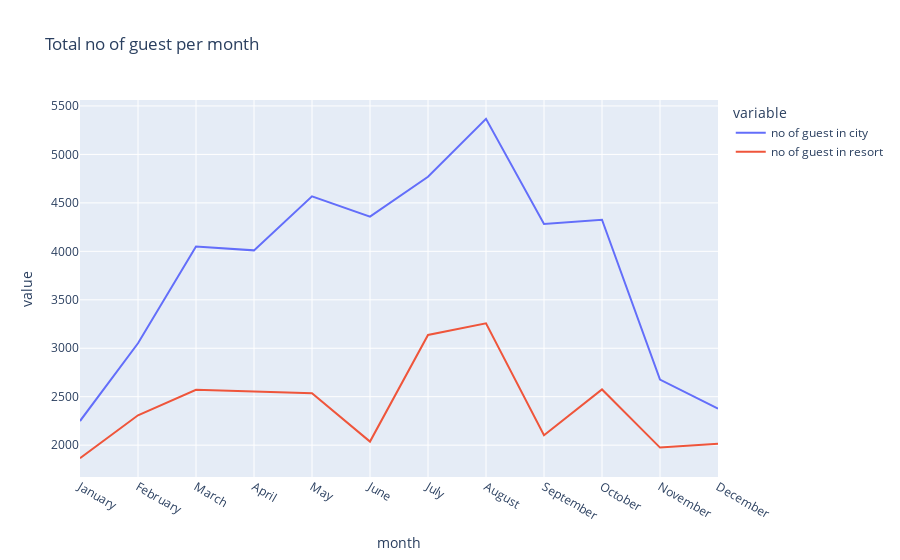

Notebook cell for this chart:
### Code cell
px.line(data_frame=final_rush2, x='month',y=['no of guest in city','no of guest in resort'],title='Total no of guest per month')

### Figure 1 — Plotly figure (JSON) as saved in the notebook; plotly's stock layout.template omitted (floating-point values rounded to 4 significant figures)
{"data": [{"hovertemplate": "variable=no of guest in city<br>month=%{x}<br>value=%{y}<extra></extra>", "legendgroup": "no of guest in city", "line": {"color": "#636efa", "dash": "solid"}, "marker": {"symbol": "circle"}, "mode": "lines", "name": "no of guest in city", "orientation": "v", "showlegend": true, "type": "scatter", "x": ["January", "February", "March", "April", "May", "June", "July", "August", "September", "October", "November", "December"], "xaxis": "x", "y": [2249, 3051, 4049, 4010, 4568, 4358, 4770, 5367, 4283, 4326, 2676, 2377], "yaxis": "y"}, {"hovertemplate": "variable=no of guest in resort<br>month=%{x}<br>value=%{y}<extra></extra>", "legendgroup": "no of guest in resort", "line": {"color": "#EF553B", "dash": "solid"}, "marker": {"symbol": "circle"}, "mode": "lines", "name": "no of guest in resort", "orientation": "v", "showlegend": true, "type": "scatter", "x": ["January", "February", "March", "April", "May", "June", "July", "August", "September", "October", "November", "December"], "xaxis": "x", "y": [1866, 2308, 2571, 2550, 2535, 2037, 3137, 3257, 2102, 2575, 1975, 2014], "yaxis": "y"}], "layout": {"legend": {"title": {"text": "variable"}, "tracegroupgap": 0}, "title": {"text": "Total no of guest per month"}, "xaxis": {"anchor": "y", "domain": [0, 1], "title": {"text": "month"}}, "yaxis": {"anchor": "x", "domain": [0, 1], "title": {"text": "value"}}}}
